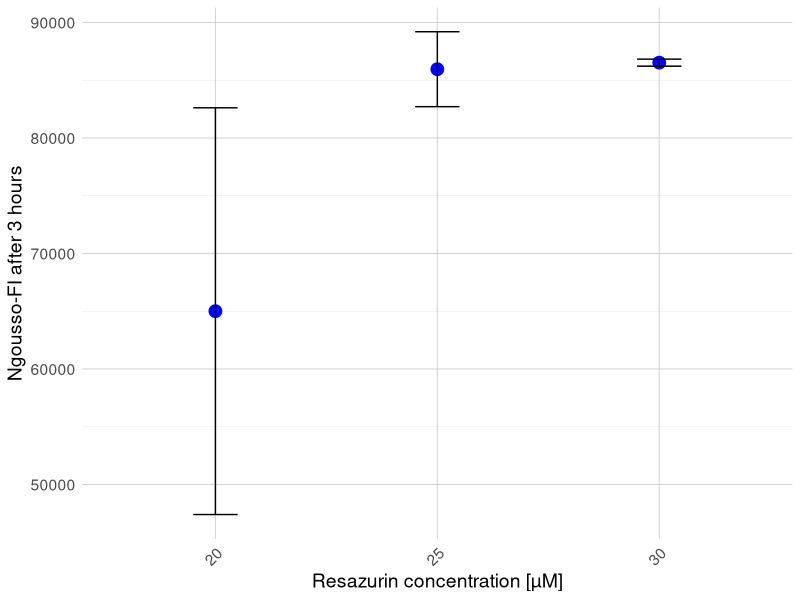

Write the R code that produced this figure.
# Pakete laden
library(readxl)
library(dplyr)
library(tidyr)
library(ggplot2)
library(patchwork)

# Daten
number <- c(20, 25, 30)
avgFI <- c(65005.25, 85954.83333, 86524)
SD <- c(17608.18935, 3244.05076, 304.7630227)

# Data Frame erstellen
df <- data.frame(
  number = factor(number, levels = c(20, 25, 30)),
  avgFI = avgFI,
  SD = SD
)

# Plot
ggplot(df, aes(x = number, y = avgFI)) +
  geom_point(color = "blue", size = 4) +
  geom_errorbar(
    aes(ymin = avgFI - SD, ymax = avgFI + SD),
    width = 0.2,
    color = "black"
  ) +
  labs(
    x = "Resazurin concentration [µM]",
    y = "Ngousso-FI after 3 hours"
  ) +
  theme_minimal() +
  theme(
    text = element_text(size = 14),
    axis.text.x = element_text(angle = 45, hjust = 1),
    panel.grid.major = element_line(color = "gray80", linewidth = 0.3),
    panel.grid.minor = element_line(color = "gray90", linewidth = 0.15)
  )
